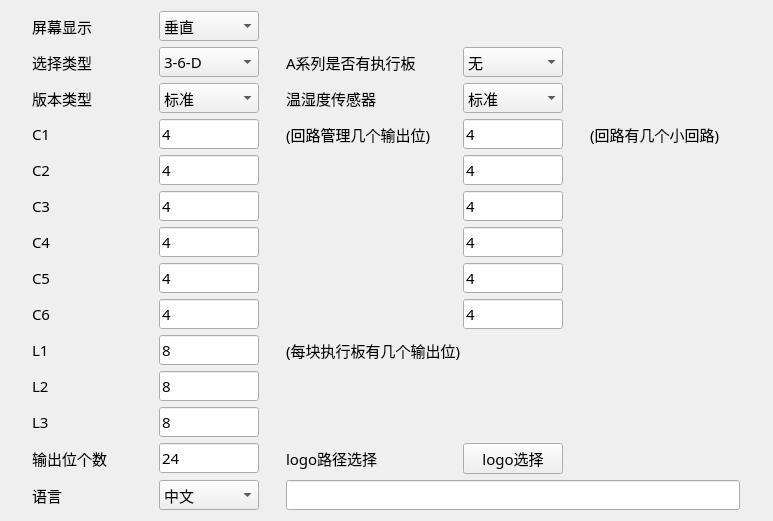
<?xml version="1.0" encoding="UTF-8"?>
<ui version="4.0">
 <class>Home_ZpduDebugWid</class>
 <widget class="QWidget" name="Home_ZpduDebugWid">
  <property name="geometry">
   <rect>
    <x>0</x>
    <y>0</y>
    <width>773</width>
    <height>488</height>
   </rect>
  </property>
  <property name="font">
   <font>
    <family>微软雅黑</family>
    <pointsize>11</pointsize>
   </font>
  </property>
  <property name="windowTitle">
   <string>Form</string>
  </property>
  <layout class="QGridLayout" name="gridLayout">
   <item row="0" column="0">
    <widget class="QLabel" name="label">
     <property name="maximumSize">
      <size>
       <width>100</width>
       <height>16777215</height>
      </size>
     </property>
     <property name="text">
      <string>屏幕显示</string>
     </property>
     <property name="alignment">
      <set>Qt::AlignLeading|Qt::AlignLeft|Qt::AlignVCenter</set>
     </property>
    </widget>
   </item>
   <item row="0" column="1">
    <widget class="QComboBox" name="levelBox">
     <item>
      <property name="text">
       <string>垂直</string>
      </property>
     </item>
     <item>
      <property name="text">
       <string>水平</string>
      </property>
     </item>
    </widget>
   </item>
   <item row="1" column="0">
    <widget class="QLabel" name="label_2">
     <property name="maximumSize">
      <size>
       <width>100</width>
       <height>16777215</height>
      </size>
     </property>
     <property name="text">
      <string>选择类型</string>
     </property>
     <property name="alignment">
      <set>Qt::AlignLeading|Qt::AlignLeft|Qt::AlignVCenter</set>
     </property>
    </widget>
   </item>
   <item row="1" column="1">
    <widget class="QComboBox" name="devZpduTypeBox">
     <property name="currentIndex">
      <number>15</number>
     </property>
     <item>
      <property name="text">
       <string>1-2-A</string>
      </property>
     </item>
     <item>
      <property name="text">
       <string>1-2-B</string>
      </property>
     </item>
     <item>
      <property name="text">
       <string>1-2-C</string>
      </property>
     </item>
     <item>
      <property name="text">
       <string>1-2-D</string>
      </property>
     </item>
     <item>
      <property name="text">
       <string>3-3-A</string>
      </property>
     </item>
     <item>
      <property name="text">
       <string>3-3-B</string>
      </property>
     </item>
     <item>
      <property name="text">
       <string>3-3-C</string>
      </property>
     </item>
     <item>
      <property name="text">
       <string>3-3-D</string>
      </property>
     </item>
     <item>
      <property name="text">
       <string>1-4-A</string>
      </property>
     </item>
     <item>
      <property name="text">
       <string>1-4-B</string>
      </property>
     </item>
     <item>
      <property name="text">
       <string>1-4-C</string>
      </property>
     </item>
     <item>
      <property name="text">
       <string>1-4-D</string>
      </property>
     </item>
     <item>
      <property name="text">
       <string>3-6-A</string>
      </property>
     </item>
     <item>
      <property name="text">
       <string>3-6-B</string>
      </property>
     </item>
     <item>
      <property name="text">
       <string>3-6-C</string>
      </property>
     </item>
     <item>
      <property name="text">
       <string>3-6-D</string>
      </property>
     </item>
     <item>
      <property name="text">
       <string>1-1-A</string>
      </property>
     </item>
     <item>
      <property name="text">
       <string>1-1-B</string>
      </property>
     </item>
     <item>
      <property name="text">
       <string>1-1-C</string>
      </property>
     </item>
     <item>
      <property name="text">
       <string>1-1-D</string>
      </property>
     </item>
    </widget>
   </item>
   <item row="1" column="2">
    <widget class="QLabel" name="label_20">
     <property name="maximumSize">
      <size>
       <width>150</width>
       <height>16777215</height>
      </size>
     </property>
     <property name="text">
      <string>A系列是否有执行板</string>
     </property>
    </widget>
   </item>
   <item row="1" column="3">
    <widget class="QComboBox" name="aboardBox">
     <property name="sizePolicy">
      <sizepolicy hsizetype="Preferred" vsizetype="Fixed">
       <horstretch>0</horstretch>
       <verstretch>0</verstretch>
      </sizepolicy>
     </property>
     <property name="maximumSize">
      <size>
       <width>100</width>
       <height>16777215</height>
      </size>
     </property>
     <item>
      <property name="text">
       <string>无</string>
      </property>
     </item>
     <item>
      <property name="text">
       <string>有</string>
      </property>
     </item>
    </widget>
   </item>
   <item row="2" column="0">
    <widget class="QLabel" name="label_3">
     <property name="maximumSize">
      <size>
       <width>100</width>
       <height>16777215</height>
      </size>
     </property>
     <property name="text">
      <string>版本类型</string>
     </property>
     <property name="alignment">
      <set>Qt::AlignLeading|Qt::AlignLeft|Qt::AlignVCenter</set>
     </property>
    </widget>
   </item>
   <item row="2" column="1">
    <widget class="QComboBox" name="standarBox">
     <item>
      <property name="text">
       <string>标准</string>
      </property>
     </item>
     <item>
      <property name="text">
       <string>中性</string>
      </property>
     </item>
     <item>
      <property name="text">
       <string>定制</string>
      </property>
     </item>
    </widget>
   </item>
   <item row="2" column="2">
    <widget class="QLabel" name="label_18">
     <property name="maximumSize">
      <size>
       <width>150</width>
       <height>16777215</height>
      </size>
     </property>
     <property name="text">
      <string>温湿度传感器</string>
     </property>
    </widget>
   </item>
   <item row="2" column="3">
    <widget class="QComboBox" name="temBox">
     <property name="maximumSize">
      <size>
       <width>100</width>
       <height>16777215</height>
      </size>
     </property>
     <item>
      <property name="text">
       <string>标准</string>
      </property>
     </item>
     <item>
      <property name="text">
       <string>专用</string>
      </property>
     </item>
    </widget>
   </item>
   <item row="3" column="0">
    <widget class="QLabel" name="label_4">
     <property name="text">
      <string>C1</string>
     </property>
     <property name="alignment">
      <set>Qt::AlignLeading|Qt::AlignLeft|Qt::AlignVCenter</set>
     </property>
    </widget>
   </item>
   <item row="3" column="1">
    <widget class="QLineEdit" name="C1OpEdit">
     <property name="maximumSize">
      <size>
       <width>100</width>
       <height>16777215</height>
      </size>
     </property>
     <property name="text">
      <string>4</string>
     </property>
    </widget>
   </item>
   <item row="3" column="2">
    <widget class="QLabel" name="label_10">
     <property name="maximumSize">
      <size>
       <width>150</width>
       <height>16777215</height>
      </size>
     </property>
     <property name="text">
      <string>(回路管理几个输出位)</string>
     </property>
    </widget>
   </item>
   <item row="3" column="3">
    <widget class="QLineEdit" name="C1LoopEdit">
     <property name="maximumSize">
      <size>
       <width>100</width>
       <height>16777215</height>
      </size>
     </property>
     <property name="text">
      <string>4</string>
     </property>
    </widget>
   </item>
   <item row="3" column="4">
    <widget class="QLabel" name="label_11">
     <property name="maximumSize">
      <size>
       <width>150</width>
       <height>16777215</height>
      </size>
     </property>
     <property name="text">
      <string>(回路有几个小回路)</string>
     </property>
    </widget>
   </item>
   <item row="4" column="0">
    <widget class="QLabel" name="label_5">
     <property name="maximumSize">
      <size>
       <width>100</width>
       <height>16777215</height>
      </size>
     </property>
     <property name="text">
      <string>C2</string>
     </property>
     <property name="alignment">
      <set>Qt::AlignLeading|Qt::AlignLeft|Qt::AlignVCenter</set>
     </property>
    </widget>
   </item>
   <item row="4" column="1">
    <widget class="QLineEdit" name="C2OpEdit">
     <property name="maximumSize">
      <size>
       <width>100</width>
       <height>16777215</height>
      </size>
     </property>
     <property name="text">
      <string>4</string>
     </property>
    </widget>
   </item>
   <item row="4" column="3">
    <widget class="QLineEdit" name="C2LoopEdit">
     <property name="maximumSize">
      <size>
       <width>100</width>
       <height>16777215</height>
      </size>
     </property>
     <property name="text">
      <string>4</string>
     </property>
    </widget>
   </item>
   <item row="5" column="0">
    <widget class="QLabel" name="label_6">
     <property name="maximumSize">
      <size>
       <width>100</width>
       <height>16777215</height>
      </size>
     </property>
     <property name="text">
      <string>C3</string>
     </property>
     <property name="alignment">
      <set>Qt::AlignLeading|Qt::AlignLeft|Qt::AlignVCenter</set>
     </property>
    </widget>
   </item>
   <item row="5" column="1">
    <widget class="QLineEdit" name="C3OpEdit">
     <property name="maximumSize">
      <size>
       <width>100</width>
       <height>16777215</height>
      </size>
     </property>
     <property name="text">
      <string>4</string>
     </property>
    </widget>
   </item>
   <item row="5" column="3">
    <widget class="QLineEdit" name="C3LoopEdit">
     <property name="maximumSize">
      <size>
       <width>100</width>
       <height>16777215</height>
      </size>
     </property>
     <property name="text">
      <string>4</string>
     </property>
    </widget>
   </item>
   <item row="6" column="0">
    <widget class="QLabel" name="label_7">
     <property name="maximumSize">
      <size>
       <width>100</width>
       <height>16777215</height>
      </size>
     </property>
     <property name="text">
      <string>C4</string>
     </property>
     <property name="alignment">
      <set>Qt::AlignLeading|Qt::AlignLeft|Qt::AlignVCenter</set>
     </property>
    </widget>
   </item>
   <item row="6" column="1">
    <widget class="QLineEdit" name="C4OpEdit">
     <property name="maximumSize">
      <size>
       <width>100</width>
       <height>16777215</height>
      </size>
     </property>
     <property name="text">
      <string>4</string>
     </property>
    </widget>
   </item>
   <item row="6" column="3">
    <widget class="QLineEdit" name="C4LoopEdit">
     <property name="maximumSize">
      <size>
       <width>100</width>
       <height>16777215</height>
      </size>
     </property>
     <property name="text">
      <string>4</string>
     </property>
    </widget>
   </item>
   <item row="7" column="0">
    <widget class="QLabel" name="label_8">
     <property name="maximumSize">
      <size>
       <width>100</width>
       <height>16777215</height>
      </size>
     </property>
     <property name="text">
      <string>C5</string>
     </property>
     <property name="alignment">
      <set>Qt::AlignLeading|Qt::AlignLeft|Qt::AlignVCenter</set>
     </property>
    </widget>
   </item>
   <item row="7" column="1">
    <widget class="QLineEdit" name="C5OpEdit">
     <property name="maximumSize">
      <size>
       <width>100</width>
       <height>16777215</height>
      </size>
     </property>
     <property name="text">
      <string>4</string>
     </property>
    </widget>
   </item>
   <item row="7" column="3">
    <widget class="QLineEdit" name="C5LoopEdit">
     <property name="maximumSize">
      <size>
       <width>100</width>
       <height>16777215</height>
      </size>
     </property>
     <property name="text">
      <string>4</string>
     </property>
    </widget>
   </item>
   <item row="8" column="0">
    <widget class="QLabel" name="label_9">
     <property name="maximumSize">
      <size>
       <width>100</width>
       <height>16777215</height>
      </size>
     </property>
     <property name="text">
      <string>C6</string>
     </property>
     <property name="alignment">
      <set>Qt::AlignLeading|Qt::AlignLeft|Qt::AlignVCenter</set>
     </property>
    </widget>
   </item>
   <item row="8" column="1">
    <widget class="QLineEdit" name="C6OpEdit">
     <property name="maximumSize">
      <size>
       <width>100</width>
       <height>16777215</height>
      </size>
     </property>
     <property name="text">
      <string>4</string>
     </property>
    </widget>
   </item>
   <item row="8" column="3">
    <widget class="QLineEdit" name="C6LoopEdit">
     <property name="maximumSize">
      <size>
       <width>100</width>
       <height>16777215</height>
      </size>
     </property>
     <property name="text">
      <string>4</string>
     </property>
    </widget>
   </item>
   <item row="9" column="0">
    <widget class="QLabel" name="label_13">
     <property name="maximumSize">
      <size>
       <width>100</width>
       <height>16777215</height>
      </size>
     </property>
     <property name="text">
      <string>L1</string>
     </property>
     <property name="alignment">
      <set>Qt::AlignLeading|Qt::AlignLeft|Qt::AlignVCenter</set>
     </property>
    </widget>
   </item>
   <item row="9" column="1">
    <widget class="QLineEdit" name="L1OpEdit">
     <property name="maximumSize">
      <size>
       <width>100</width>
       <height>16777215</height>
      </size>
     </property>
     <property name="text">
      <string>8</string>
     </property>
    </widget>
   </item>
   <item row="9" column="2" colspan="2">
    <widget class="QLabel" name="label_15">
     <property name="maximumSize">
      <size>
       <width>200</width>
       <height>16777215</height>
      </size>
     </property>
     <property name="text">
      <string>(每块执行板有几个输出位)</string>
     </property>
    </widget>
   </item>
   <item row="10" column="0">
    <widget class="QLabel" name="label_12">
     <property name="maximumSize">
      <size>
       <width>100</width>
       <height>16777215</height>
      </size>
     </property>
     <property name="text">
      <string>L2</string>
     </property>
     <property name="alignment">
      <set>Qt::AlignLeading|Qt::AlignLeft|Qt::AlignVCenter</set>
     </property>
    </widget>
   </item>
   <item row="10" column="1">
    <widget class="QLineEdit" name="L2OpEdit">
     <property name="maximumSize">
      <size>
       <width>100</width>
       <height>16777215</height>
      </size>
     </property>
     <property name="text">
      <string>8</string>
     </property>
    </widget>
   </item>
   <item row="11" column="0">
    <widget class="QLabel" name="label_14">
     <property name="maximumSize">
      <size>
       <width>100</width>
       <height>16777215</height>
      </size>
     </property>
     <property name="text">
      <string>L3</string>
     </property>
     <property name="alignment">
      <set>Qt::AlignLeading|Qt::AlignLeft|Qt::AlignVCenter</set>
     </property>
    </widget>
   </item>
   <item row="11" column="1">
    <widget class="QLineEdit" name="L3OpEdit">
     <property name="maximumSize">
      <size>
       <width>100</width>
       <height>16777215</height>
      </size>
     </property>
     <property name="text">
      <string>8</string>
     </property>
    </widget>
   </item>
   <item row="12" column="0">
    <widget class="QLabel" name="label_16">
     <property name="maximumSize">
      <size>
       <width>100</width>
       <height>16777215</height>
      </size>
     </property>
     <property name="text">
      <string>输出位个数</string>
     </property>
    </widget>
   </item>
   <item row="12" column="1">
    <widget class="QLineEdit" name="OpEdit">
     <property name="maximumSize">
      <size>
       <width>100</width>
       <height>16777215</height>
      </size>
     </property>
     <property name="text">
      <string>24</string>
     </property>
    </widget>
   </item>
   <item row="12" column="2">
    <widget class="QLabel" name="label_19">
     <property name="maximumSize">
      <size>
       <width>150</width>
       <height>16777215</height>
      </size>
     </property>
     <property name="text">
      <string>logo路径选择</string>
     </property>
    </widget>
   </item>
   <item row="12" column="3">
    <widget class="QPushButton" name="logopathBtn">
     <property name="text">
      <string>logo选择</string>
     </property>
    </widget>
   </item>
   <item row="13" column="0">
    <widget class="QLabel" name="label_17">
     <property name="text">
      <string>语言</string>
     </property>
    </widget>
   </item>
   <item row="13" column="1">
    <widget class="QComboBox" name="languageBox">
     <item>
      <property name="text">
       <string>中文</string>
      </property>
     </item>
     <item>
      <property name="text">
       <string>英文</string>
      </property>
     </item>
    </widget>
   </item>
   <item row="13" column="2" colspan="3">
    <widget class="QLineEdit" name="logopathEdit"/>
   </item>
  </layout>
 </widget>
 <resources/>
 <connections/>
</ui>
